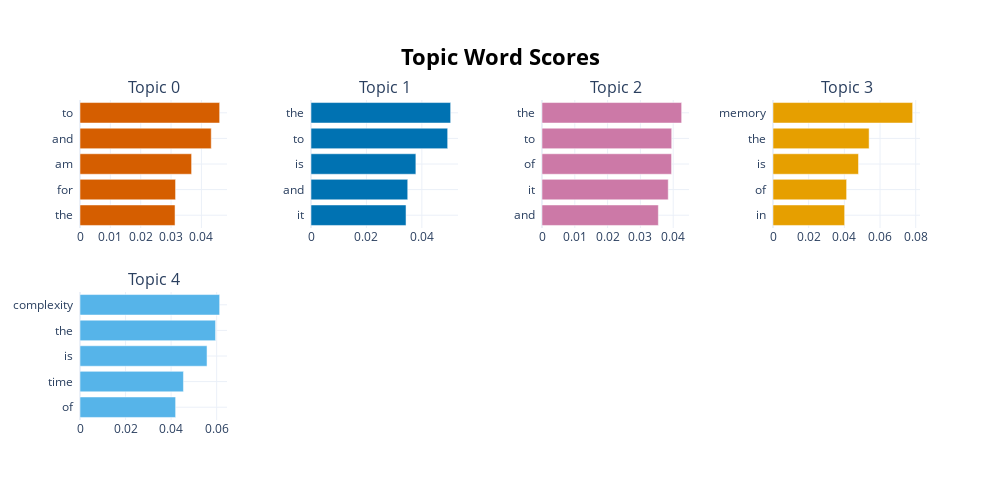

Notebook code for this chart:
### Code cell
topic_model.visualize_barchart(top_n_topics=5)

### Figure 1 — Plotly figure (JSON) as saved in the notebook; plotly's stock layout.template omitted (floating-point values rounded to 4 significant figures)
{"data": [{"marker": {"color": "#D55E00"}, "orientation": "h", "type": "bar", "x": [0.03131, 0.03148, 0.03677, 0.04324, 0.04601], "xaxis": "x", "y": ["the  ", "for  ", "am  ", "and  ", "to  "], "yaxis": "y"}, {"marker": {"color": "#0072B2"}, "orientation": "h", "type": "bar", "x": [0.03429, 0.0349, 0.03784, 0.04931, 0.05039], "xaxis": "x2", "y": ["it  ", "and  ", "is  ", "to  ", "the  "], "yaxis": "y2"}, {"marker": {"color": "#CC79A7"}, "orientation": "h", "type": "bar", "x": [0.03547, 0.03849, 0.0395, 0.03954, 0.04258], "xaxis": "x3", "y": ["and  ", "it  ", "of  ", "to  ", "the  "], "yaxis": "y3"}, {"marker": {"color": "#E69F00"}, "orientation": "h", "type": "bar", "x": [0.04015, 0.04126, 0.04792, 0.05387, 0.07828], "xaxis": "x4", "y": ["in  ", "of  ", "is  ", "the  ", "memory  "], "yaxis": "y4"}, {"marker": {"color": "#56B4E9"}, "orientation": "h", "type": "bar", "x": [0.04197, 0.04541, 0.05577, 0.05951, 0.06131], "xaxis": "x5", "y": ["of  ", "time  ", "is  ", "the  ", "complexity  "], "yaxis": "y5"}], "layout": {"annotations": [{"font": {"size": 16}, "showarrow": false, "text": "Topic 0", "x": 0.0875, "xanchor": "center", "xref": "paper", "y": 1, "yanchor": "bottom", "yref": "paper"}, {"font": {"size": 16}, "showarrow": false, "text": "Topic 1", "x": 0.3625, "xanchor": "center", "xref": "paper", "y": 1, "yanchor": "bottom", "yref": "paper"}, {"font": {"size": 16}, "showarrow": false, "text": "Topic 2", "x": 0.6375, "xanchor": "center", "xref": "paper", "y": 1, "yanchor": "bottom", "yref": "paper"}, {"font": {"size": 16}, "showarrow": false, "text": "Topic 3", "x": 0.9125, "xanchor": "center", "xref": "paper", "y": 1, "yanchor": "bottom", "yref": "paper"}, {"font": {"size": 16}, "showarrow": false, "text": "Topic 4", "x": 0.0875, "xanchor": "center", "xref": "paper", "y": 0.4, "yanchor": "bottom", "yref": "paper"}], "height": 500, "hoverlabel": {"bgcolor": "white", "font": {"family": "Rockwell", "size": 16}}, "showlegend": false, "title": {"font": {"color": "Black", "size": 22}, "text": "<b>Topic Word Scores", "x": 0.5, "xanchor": "center", "yanchor": "top"}, "width": 1000, "xaxis": {"anchor": "y", "domain": [0, 0.175], "showgrid": true}, "xaxis2": {"anchor": "y2", "domain": [0.275, 0.45], "showgrid": true}, "xaxis3": {"anchor": "y3", "domain": [0.55, 0.725], "showgrid": true}, "xaxis4": {"anchor": "y4", "domain": [0.825, 1], "showgrid": true}, "xaxis5": {"anchor": "y5", "domain": [0, 0.175], "showgrid": true}, "xaxis6": {"anchor": "y6", "domain": [0.275, 0.45], "showgrid": true}, "xaxis7": {"anchor": "y7", "domain": [0.55, 0.725], "showgrid": true}, "xaxis8": {"anchor": "y8", "domain": [0.825, 1], "showgrid": true}, "yaxis": {"anchor": "x", "domain": [0.6, 1], "showgrid": true}, "yaxis2": {"anchor": "x2", "domain": [0.6, 1], "showgrid": true}, "yaxis3": {"anchor": "x3", "domain": [0.6, 1], "showgrid": true}, "yaxis4": {"anchor": "x4", "domain": [0.6, 1], "showgrid": true}, "yaxis5": {"anchor": "x5", "domain": [0, 0.4], "showgrid": true}, "yaxis6": {"anchor": "x6", "domain": [0, 0.4], "showgrid": true}, "yaxis7": {"anchor": "x7", "domain": [0, 0.4], "showgrid": true}, "yaxis8": {"anchor": "x8", "domain": [0, 0.4], "showgrid": true}}}
